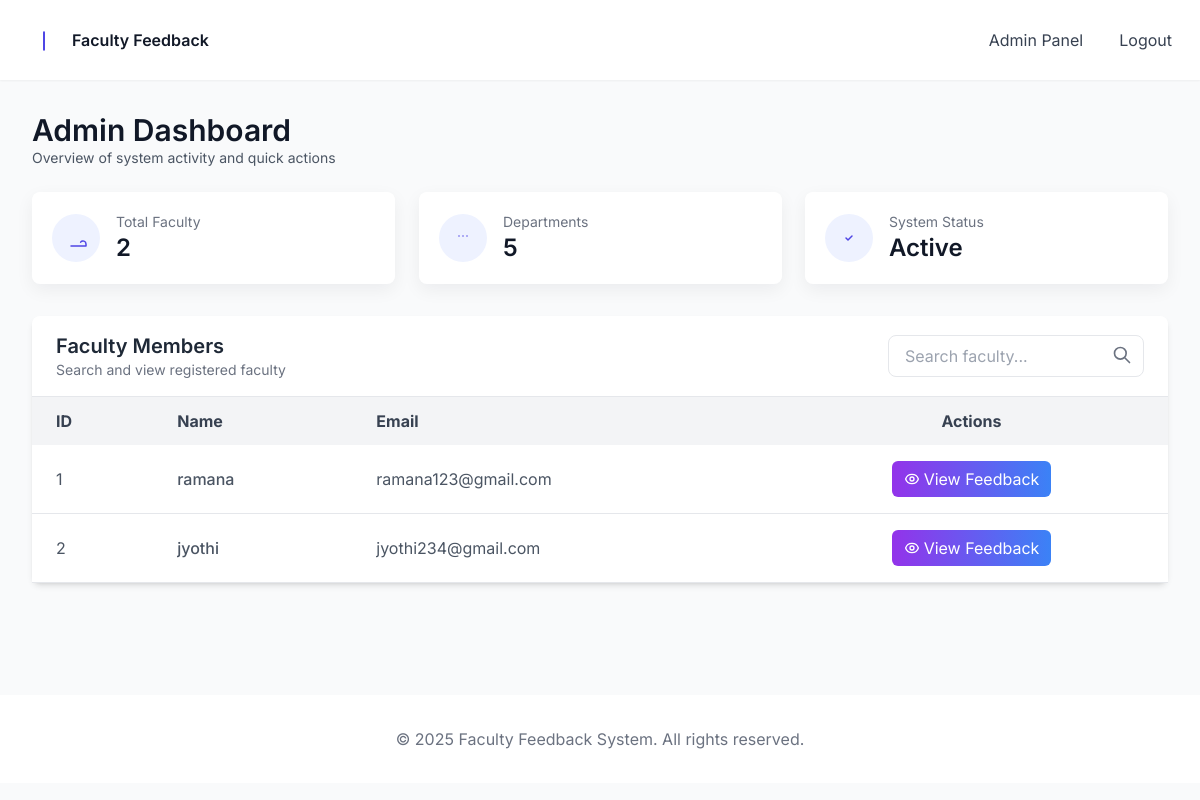
The page /dashboard_admin (signed in) on the database its author committed.
### tables this page shows
CREATE TABLE faculty (id INTEGER PRIMARY KEY, name TEXT, email TEXT UNIQUE, password TEXT, years TEXT, branches TEXT, subjects TEXT);

### app.py (the view)
@app.route('/dashboard_admin')
def dashboard_admin():
    if 'user' not in session or session['user'] != 'admin':
        return redirect(url_for('login'))
    conn = sqlite3.connect('database.db')
    c = conn.cursor()
    c.execute('SELECT id, name, email FROM faculty')
    faculties = c.fetchall()
    conn.close()
    return render_template('dashboard_admin.html', faculties=faculties)

### templates/dashboard_admin.html (shortened to what this page needs)
{% extends "base.html" %}
{% block content %}
<div class="site-container">
  <header class="mb-6">
    <h1 class="text-2xl md:text-3xl font-semibold text-gray-900">Admin Dashboard</h1>
    <p class="text-sm text-gray-600">Overview of system activity and quick actions</p>
  </header>
  <div class="grid grid-cols-1 md:grid-cols-3 gap-6 mb-8">
    <div class="card p-5">
      <div class="flex items-center">
        <div class="p-3 rounded-full bg-indigo-50 text-indigo-600">
          <svg xmlns="http://www.w3.org/2000/svg" class="h-6 w-6" fill="none" viewBox="0 0 24 24" stroke="currentColor">
            <path stroke-linecap="round" stroke-linejoin="round" stroke-width="1.5" d="M17 20h5v-2a3 3 0 00-5.356-1.857M17 20H7" />
          </svg>
        </div>
        <div class="ml-4">
          <h3 class="text-gray-500 text-sm">Total Faculty</h3>
          <p class="text-2xl font-semibold text-gray-900">{{ faculties|length }}</p>
        </div>
      </div>
    </div>
    <div class="card p-5">
      <div class="flex items-center">
        <div class="p-3 rounded-full bg-indigo-50 text-indigo-600">
          <svg xmlns="http://www.w3.org/2000/svg" class="h-6 w-6" fill="none" viewBox="0 0 24 24" stroke="currentColor">
            <path stroke-linecap="round" stroke-linejoin="round" stroke-width="1.5" d="M8 10h.01M12 10h.01M16 10h.01" />
          </svg>
        </div>
        <div class="ml-4">
          <h3 class="text-gray-500 text-sm">Departments</h3>
          <p class="text-2xl font-semibold text-gray-900">5</p>
        </div>
      </div>
    </div>
    <div class="card p-5">
      <div class="flex items-center">
        <div class="p-3 rounded-full bg-indigo-50 text-indigo-600">
          <svg xmlns="http://www.w3.org/2000/svg" class="h-6 w-6" fill="none" viewBox="0 0 24 24" stroke="currentColor">
            <path stroke-linecap="round" stroke-linejoin="round" stroke-width="1.5" d="M9 12l2 2 4-4" />
          </svg>
        </div>
        <div class="ml-4">
          <h3 class="text-gray-500 text-sm">System Status</h3>
          <p class="text-2xl font-semibold text-gray-900">Active</p>
        </div>
      </div>
    </div>
  </div>
  <div class="bg-white rounded-lg shadow-md mb-8">
    <div class="border-b border-gray-200 px-6 py-4 flex justify-between items-center">
      <div>
        <h2 class="text-xl font-semibold text-gray-800">Faculty Members</h2>
        <p class="text-sm text-gray-500">Search and view registered faculty</p>
      </div>
      <div class="relative w-64">
        <input type="text" id="facultySearch" placeholder="Search faculty..." class="w-full px-4 py-2 border rounded-lg focus:outline-none focus:ring-2 focus:ring-indigo-500">
        <svg xmlns="http://www.w3.org/2000/svg" class="h-5 w-5 text-gray-500 absolute right-3 top-2.5" fill="none" viewBox="0 0 24 24" stroke="currentColor">
          <path stroke-linecap="round" stroke-linejoin="round" stroke-width="2" d="M21 21l-6-6m2-5a7 7 0 11-14 0 7 7 0 0114 0z" />
        </svg>
      </div>
    </div>
    {% if faculties %}
      <div class="overflow-x-auto">
        <table class="min-w-full bg-white">
          <thead>
            <tr class="bg-gray-100 text-gray-700">
              <th class="py-3 px-6 text-left">ID</th>
              <th class="py-3 px-6 text-left">Name</th>
              <th class="py-3 px-6 text-left">Email</th>
              <th class="py-3 px-6 text-center">Actions</th>
            </tr>
          </thead>
          <tbody class="text-gray-600" id="facultyTable">
            {% for faculty in faculties %}
              <tr class="border-b border-gray-200 hover:bg-gray-50">
                <td class="py-4 px-6">{{ faculty[0] }}</td>
                <td class="py-4 px-6 font-medium">{{ faculty[1] }}</td>
                <td class="py-4 px-6">{{ faculty[2] }}</td>
                <td class="py-4 px-6 text-center">
                  <a href="{{ url_for('view_faculty_feedback', faculty_id=faculty[0]) }}" class="inline-flex items-center px-3 py-1.5 bg-gradient-to-r from-purple-600 to-blue-500 text-white rounded-md hover:from-purple-700 hover:to-blue-600 transition duration-300">
                    View Feedback
                  </a>
                </td>
              </tr>
            {% endfor %}
          </tbody>
        </table>
      </div>
    {% endif %}
  </div>
</div>
{% endblock %}

### templates/base.html (shortened to what this page needs)
<!DOCTYPE html>
<html lang="en">
<head>
    <script src="https://cdn.tailwindcss.com"></script>
    <link rel="stylesheet" href="{{ url_for('static', filename='css/style.css') }}">
</head>
<body class="bg-gray-50 min-h-screen text-gray-800">
    <nav class="bg-white shadow-sm">
        <div class="site-container">
            <div class="flex justify-between items-center py-4">
                <a href="{{ url_for('index') }}" class="flex items-center nav-link">
                    <svg xmlns="http://www.w3.org/2000/svg" class="h-8 w-8 mr-3 text-indigo-600" fill="none" viewBox="0 0 24 24" stroke="currentColor"><path stroke-linecap="round" stroke-linejoin="round" stroke-width="1.5" d="M12 6.253v13"/></svg>
                    <span class="font-semibold text-gray-900">Faculty Feedback</span>
                </a>
                <div class="hidden md:flex items-center space-x-3">
                    {% if session.get('user') %}
                        {% if session.get('user') == 'student' %}
                            <a href="{{ url_for('dashboard_student') }}" class="nav-link">Dashboard</a>
                        {% elif session.get('user') == 'faculty' %}
                            <a href="{{ url_for('dashboard_faculty') }}" class="nav-link">Dashboard</a>
                        {% elif session.get('user') == 'admin' %}
                            <a href="{{ url_for('dashboard_admin') }}" class="nav-link">Admin Panel</a>
                        {% endif %}
                        <a href="{{ url_for('logout') }}" class="nav-link">Logout</a>
                    {% endif %}
                </div>
            </div>
        </div>
    </nav>
    <main class="site-container fade-up py-8">
        {% block content %}{% endblock %}
    </main>
    <footer class="mt-12 py-8 bg-white">
        <div class="max-w-6xl mx-auto px-4 text-center">
            <p class="text-gray-500">© 2025 Faculty Feedback System. All rights reserved.</p>
        </div>
    </footer>
</body>
</html>

### static/css/style.css (style rules this page uses)
:root { --color-primary: #4f46e5; --color-primary-600: #4338ca; --color-muted: #6b7280; --card-shadow: 0 6px 18px rgba(15,23,42,0.06); }
.nav-link { color: #374151; padding: 0.5rem 0.75rem; border-radius: 0.375rem; transition: all 180ms ease; text-decoration: none; }
.card { background: #fff; border-radius: 0.5rem; box-shadow: var(--card-shadow); transition: transform 200ms ease, box-shadow 200ms ease; will-change: transform; }
body { -webkit-font-smoothing:antialiased; -moz-osx-font-smoothing:grayscale; }
.fade-up { animation: floatUp 420ms cubic-bezier(.2,.9,.3,1) both; }
.site-container { max-width: 96rem; margin-left: auto; margin-right: auto; padding-left: 1rem; padding-right: 1rem; }

### templates/base.html (style rules this page uses)
html,body { font-family:Inter,system-ui,-apple-system,'Segoe UI',Roboto,Arial; }

### rows shown on the page
faculty: id "1", name "ramana", email "ramana123@gmail.com"
faculty: id "2", name "jyothi", email "jyothi234@gmail.com"

### other values the page prints
{{ faculties|length }} "2"
